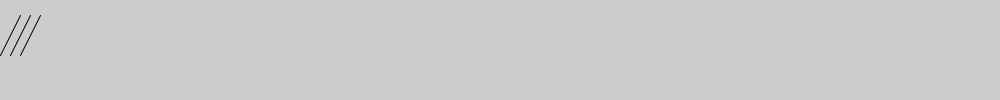
Frame 1 (no input)
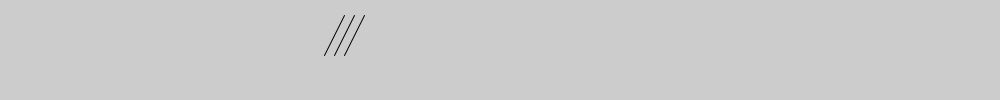
Frame 60 (the mouse pressed at the canvas centre just before this capture)
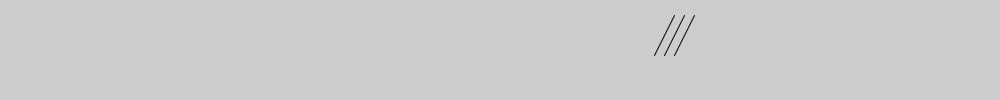
Frame 120 (the mouse held since frame 60 and released just before this capture)

The Processing sketch that drew these frames (run headless with seeded random() and noise(); from frame 60 on, the mouse is pressed at the canvas centre):

// Processing sketch: processing_137396
// ── processing_137396.pde

float x = 0;
int y = 55;

void setup() {
  size( 1000, 100 );
}

void draw() {
  background( 204 );
  line( x, y, x+ 20, y-40 );
  line( x+10, y, x+30, y-40 );
  line( x+20, y, x+40, y-40 );
  x = x + 5.5;
  println( x );
  if ( x > 1000 ) {
    x = -40;
  }
}
